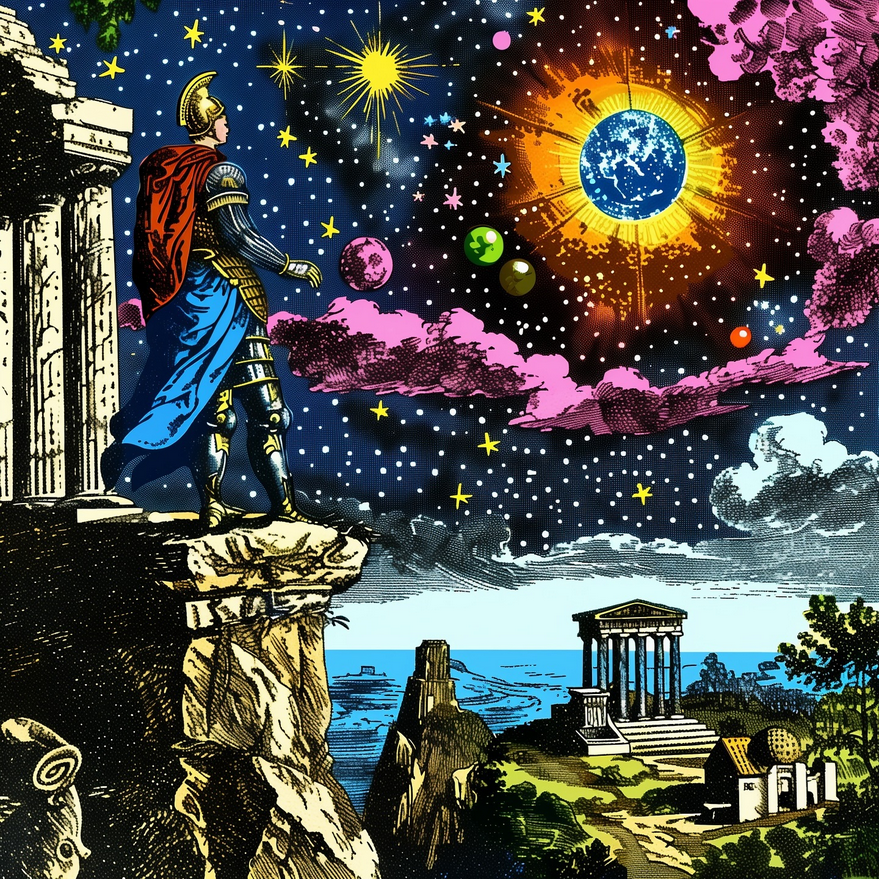
#> input picture data/test.png, 879 x 879 px
$ python -i graph_gen.py   (imports and definitions only)
#> lines starting #> are read from the running program, lines starting #| are printed output that depends on the picture
from PIL import Image
import numpy as np
from PIL import Image
from skimage.color import rgb2lab, lab2rgb
import matplotlib.pyplot as plt
from sklearn.cluster import KMeans

# [13 lines left out: function count_unique_colors, not called in this run]

def plot_image_in_lab(image_path):
    # Cargar la imagen
#> called with image_path = 'data/test.png'
    img = Image.open(image_path).convert("RGB")
    img = img.resize((150, 150))  # Reducir tamaño para acelerar el procesamiento
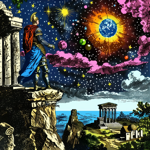
#> img: PIL image 150x150 RGB; mean R, G, B 79.4, 78.7, 74.5
    img_data = np.array(img) / 255.0  # Normalizar valores RGB a [0, 1]

    # Convertir la imagen al espacio LAB
    lab_image = rgb2lab(img_data)
#> lab_image: shape (150, 150, 3) float64; mean of channels 0, 1, 2 32.7, 2.4, 2.6

    # Extraer las coordenadas L*, a*, b*
    L = lab_image[:, :, 0].flatten()
    a = lab_image[:, :, 1].flatten()
    b = lab_image[:, :, 2].flatten()

    # Graficar en 3D
    fig = plt.figure(figsize=(10, 7))
    ax = fig.add_subplot(111, projection='3d')
    scatter = ax.scatter(a, b, L, c=img_data.reshape(-1, 3), s=1)

    # Etiquetas y límites
    ax.set_xlabel('a* (verde ↔ rojo)')
    ax.set_ylabel('b* (azul ↔ amarillo)')
    ax.set_zlabel('L* (luminosidad)')
    ax.set_title('Píxeles de la imagen en el espacio LAB')
    plt.show()
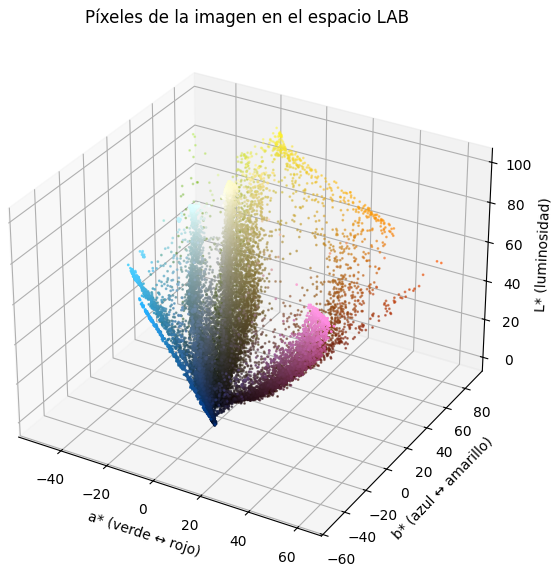
#> figure drawn by matplotlib, 1 panel

# [166 lines left out: functions plot_image_in_rgb, find_dominant_colors_lab, find_dominant_colors_rgb, naive_dithering_rgb, naive_dithering, not called in this run]


# [5 lines of commented-out code are left out]
# [1 line not run here, left out]

>>> result = plot_image_in_lab('data/test.png')
